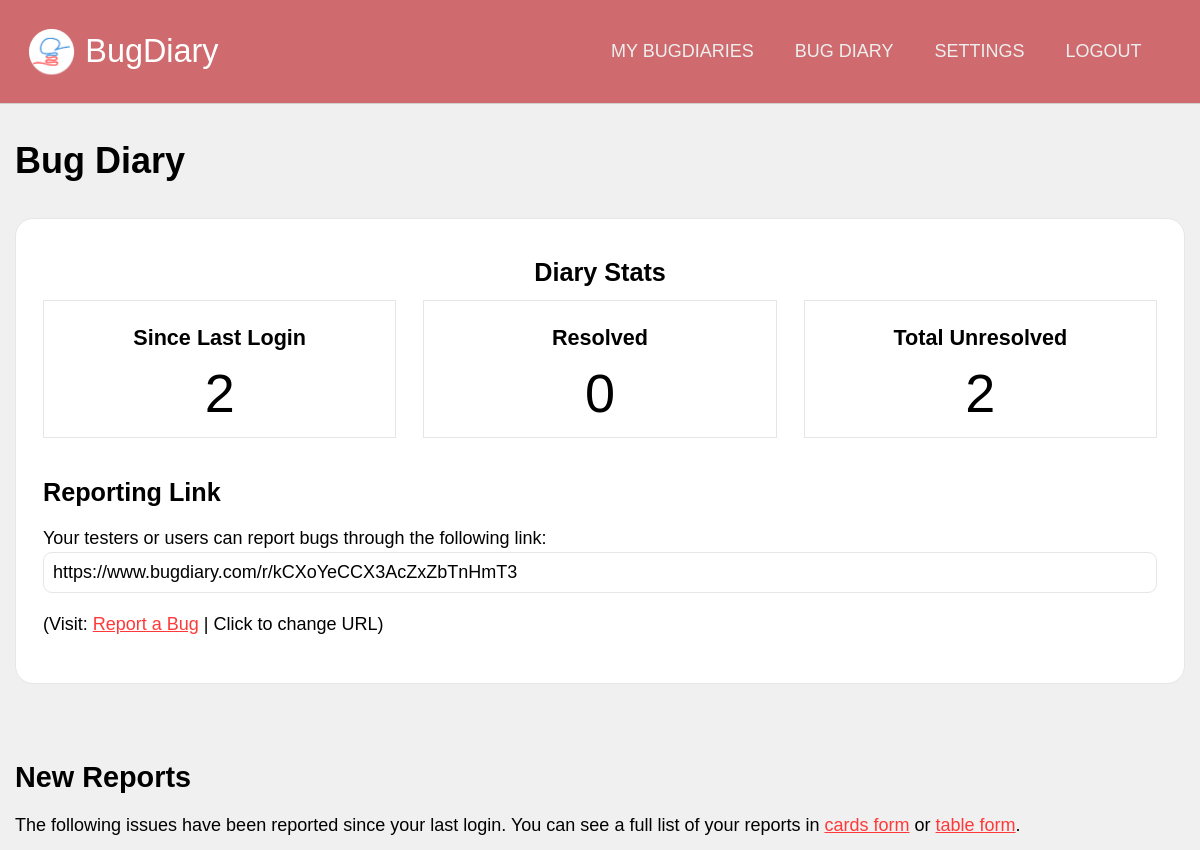
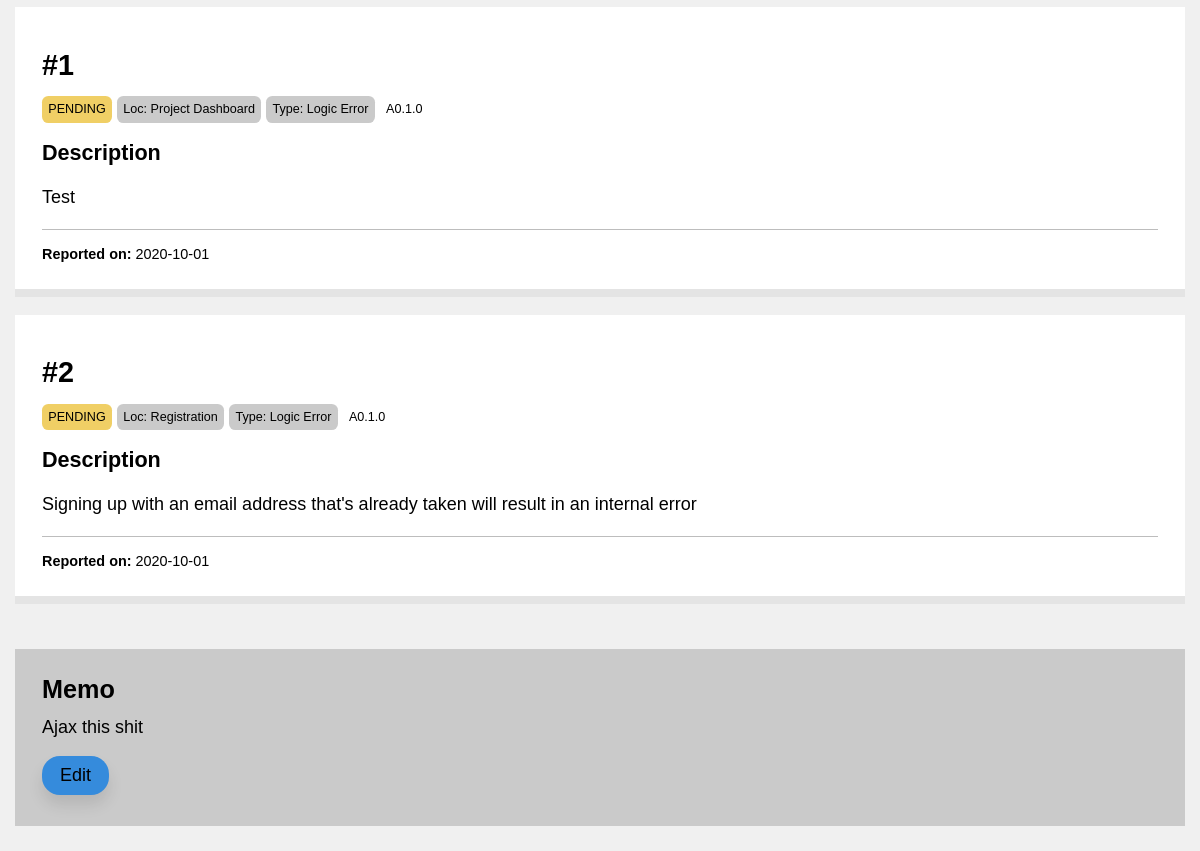
The page /projects/view/kCXoYeCCX3AcZxZbTnHmT3 (signed in, upper part) on the database as committed earlier (2 pictures, top to bottom).
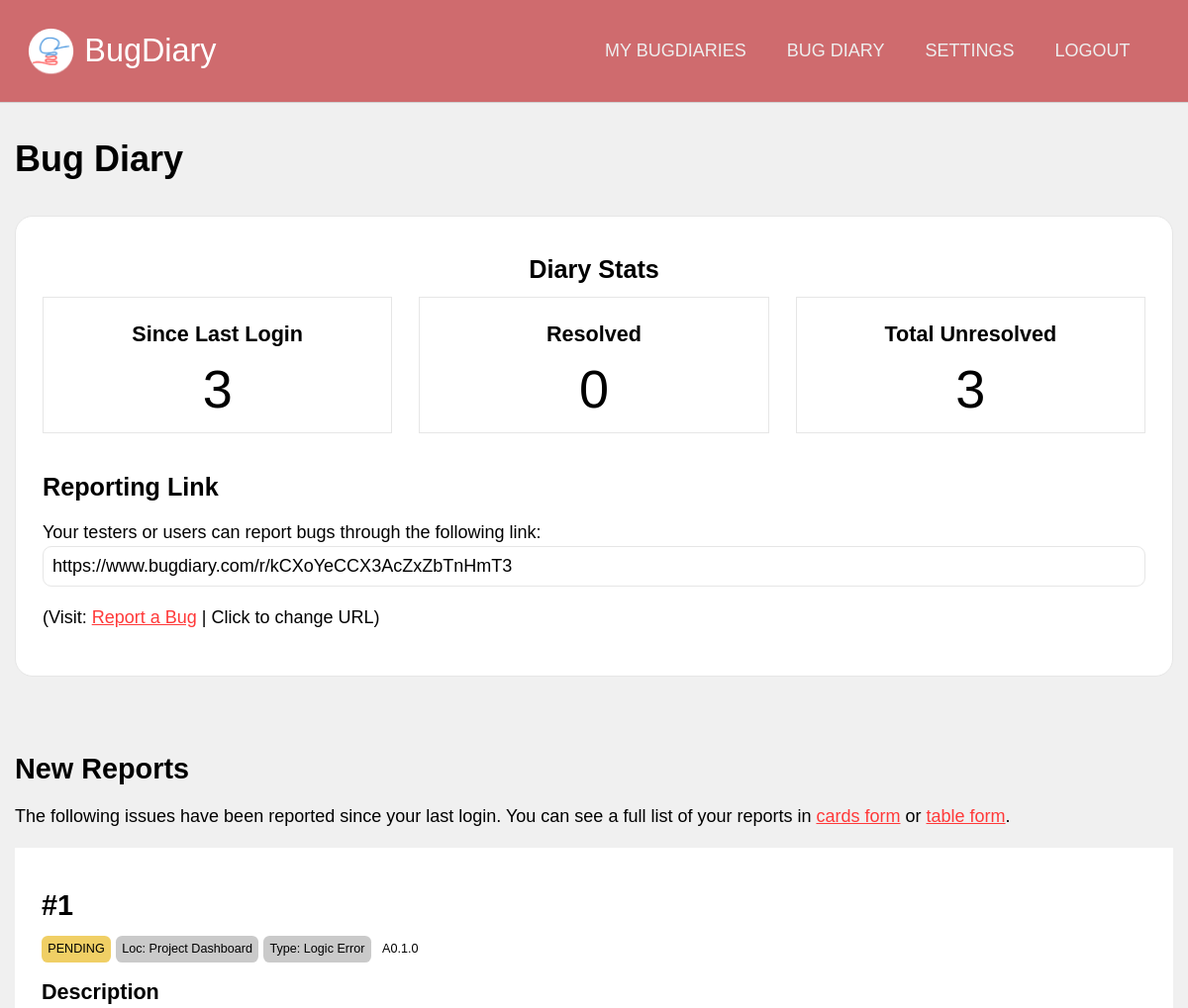
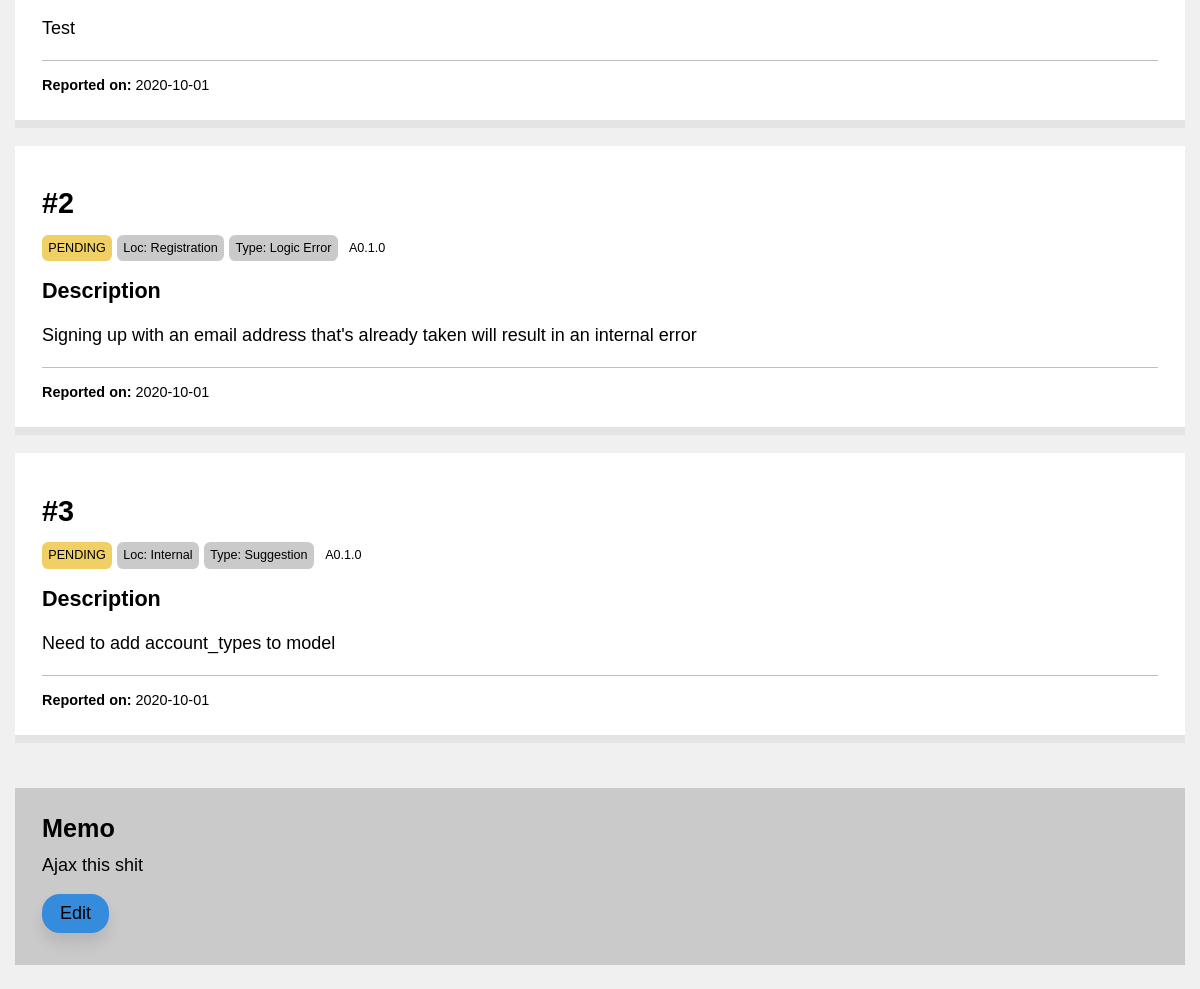
The same page on the database as committed later (2 pictures, top to bottom).
### application/models.py (models this page shows, shortened)
class Bugs(db.Model):
    id = db.Column(db.Integer, primary_key = True)
    ref_id = db.Column(db.Integer)
    details = db.Column(db.Text)
    author = db.Column(db.String(100))
    author_email = db.Column(db.String(100))
    status = db.Column(db.String(20))
    version = db.Column(db.String(20), index = True)
    report_date = db.Column(db.DateTime, index = True, default = dt.datetime.now())
    resolve_date = db.Column(db.DateTime, default = None)
    project = db.Column(db.Integer, db.ForeignKey('projects.id')) #linked
    bug_location = db.Column(db.Integer, db.ForeignKey('project_bug_locations.id')) #linked
    bug_type = db.Column(db.Integer, db.ForeignKey('project_bug_types.id')) #linked
    comments = db.relationship('Bug_comments', backref = "comment_target")

### application/projects/views.py (the view)
@projects.route('/view/<string:project_url>')
@login_required
def dashboard(project_url):
    target_project = Projects.query.filter_by(url = project_url).first()
    since_last_login = Bugs.query.filter_by(project = target_project.id).filter(Bugs.report_date > current_user.last_login).filter_by(status = "PENDING").count()
    resolved = Bugs.query.filter_by(project = target_project.id).filter_by(status = "RESOLVED").count()
    unresolved = Bugs.query.filter_by(project = target_project.id).filter_by(status = "PENDING").count()
    new_reports = Bugs.query.filter_by(project = target_project.id).filter(Bugs.report_date > current_user.last_login).filter_by(status = "PENDING")
    if target_project == None:
        flash("Sorry, the Bug Diary you were trying to access could not be found. It might have expired or you might have entered a typo.")
        return redirect(url_for('users.dashboard'))
    return render_template('dashboard.html', project = target_project, since_last_login = since_last_login, resolved = resolved, unresolved = unresolved, new_reports = new_reports if since_last_login != 0 else None)

### application/models.py (called while the page is built)
@login_manager.user_loader
def load_user(user_id):
    return Users.query.get(user_id)

### application/projects/templates/projects/dashboard.html (shortened to what this page needs)
{% extends 'confined.html' %}
{% import 'macros.html' as macros %}
{% block custom_nav %}
{{ macros.project_nav(project) }}
{% endblock %}
{% block main %}
<h1>{{ project.name }}</h1>
<div class="main-aside">
    <main>
        <div class="block lined rounded text-centered bg-white">
            <h3>Diary Stats</h3>
            <div class="block-comparison-3">
                <div class="comp1 text-centered lined bg-white">
                    <h4>Since Last Login</h4>
                    <span class="bignum">{{ since_last_login }}</span>
                </div>
                <div class="comp2 text-centered lined bg-white">
                    <h4>Resolved</h4>
                    <span class="bignum">{{ resolved }}</span>
                </div>
                <div class="comp3 text-centered lined bg-white">
                    <h4>Total Unresolved</h4>
                    <span class="bignum">{{ unresolved }}</span>
                </div>
            </div>
            <div style="text-align: left">
                <h3>Reporting Link</h3>
                <p>
                    Your testers or users can report bugs through the following link:
                    <input type="text" readonly value="https://www.bugdiary.com/r/{{ project.url }}">
                    (Visit: <a href="{{ url_for('core.redirect_to', project_url = project.url )}}">Report a Bug</a> | <a onclick="toggleElement('change_url')">Click to change URL</a>)
                </p>
            </div>
        </div>
        <div class="spacer-small"></div>
        <h2>New Reports</h2>
        <p>
            The following issues have been reported since your last login. You can see a full list of your reports in <a href="{{ url_for('projects.cards_view', project_url = project.url) }}">cards form</a> or <a href="">table form</a>.
        </p>
        {% if new_reports != None %}
            {% for bug in new_reports %}
            {{ macros.bugcard(bug, False) }}
            {% endfor %}
        {% else %}
            <b>- No new reports since your last login. - </b>
        {% endif %}
    </main>
    <aside>
        <div class="sidebar-block bg-gray">
            <h3>Memo</h3>
            Ajax this shit
            <br>
            <a class="button-secondary rounded shadowed">Edit</a>
        </div>
    </aside>
</div>
{% endblock %}

### application/templates/macros.html (shortened to what this page needs)
{% macro bugcard(bug, show_controls, color_code = {"PENDING": "bg-yellow", "RESOLVED": "bg-green", "DELETED": 'bg-black', "PINNED": 'bg-red'}) %}
<div id="card-{{bug.id}}" style="position: relative;">
    <div class="card">
        <h2>#{{ bug.ref_id }}</h2>
        <div>
            <span class="tag-mini {{ color_code[bug.status] }}">{{ bug.status }}</span>
            <span class="tag-mini bg-gray">Loc: {{ bug.bug_location }}</span>
            <span class="tag-mini bg-gray">Type: {{ bug.bug_type }}</span>
            <span class="tag-mini">{{ bug.version }}</span>
        </div>
        <h4>Description</h4>
        <p class="linebreak">{{ bug.details }}</p>
        <div class="author">
             <br>
            <b>Reported on:</b> {{ bug.report_date.strftime('%Y-%m-%d') }}
            <br>
        </div>
    </div>
</div>
{% endmacro %}
{% macro project_nav(project) %}
<a href="{{ url_for('users.dashboard') }}">My BugDiaries</a>
<a href="{{ url_for('projects.dashboard', project_url = project.url) }}">{{project.name}}</a>
<a href="{{ url_for('projects.settings', project_url = project.url) }}">Settings</a>
<a href="{{ url_for('users.logout') }}">Logout</a>
{% endmacro %}

Rows that differ between the two databases and show on the page:
added Bugs: ref_id "3", status "PENDING", bug_location "Internal", bug_type "Suggestion", version "A0.1.0", details "Need to add account_types to model", report_date "2020-10-01"
Other text that changed with them:
{{ since_last_login }}: "2" → "3"
{{ unresolved }}: "2" → "3"
